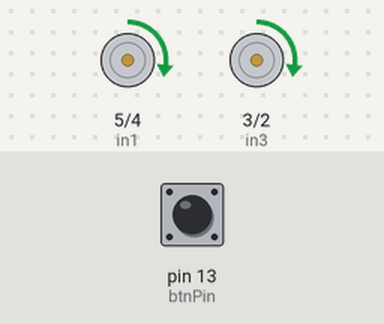
Bench run of a sketch on a simulated Arduino Uno, built with avr-gcc and run on an emulated ATmega328P. On the bench: motor-driver pin pairs drawn as motors (green arrow = first pin HIGH = forward, orange = second pin HIGH = backward, longer = more drive, scaled by the enable pin). The test bench sets the inputs (shaded band); at power-on: pin 13 (btnPin) HIGH.

Above: at 1.2 s.
1.3 s: pin 13 (btnPin) pulled LOW for 0.15 s
At 1.37 s:
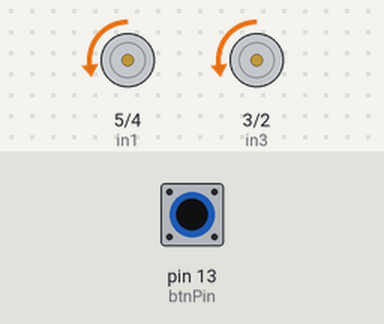
2.9 s: pin 13 (btnPin) pulled LOW for 3.2 s
At 7.0 s:
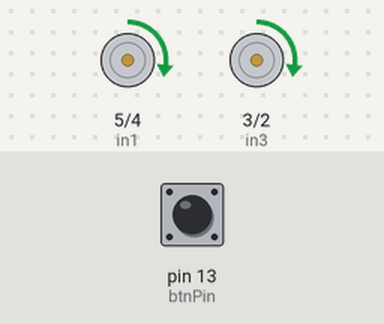
Timing chart, 0 to 8.5 s (numbered marks = the images above; inputs shaded):
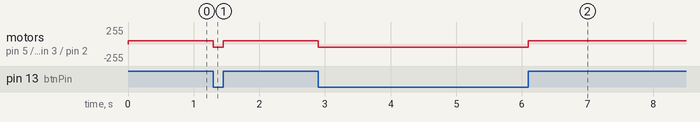

The sketch:

Button_Game.ino
```cpp
const int in1 = 5;  //Richtungs Pins
const int in2 = 4;
const int in3 = 3;
const int in4 = 2;

const int ena = 9;  //Geschwindigkeits Pins
const int enb = 10;

const int btnPin = 13;

const int motorSpd = 50;

int incomingByte = 0;

void setup() {
  pinMode(in1, OUTPUT);
  pinMode(in2, OUTPUT);
  pinMode(in3, OUTPUT);
  pinMode(in4, OUTPUT);

  pinMode(btnPin, INPUT_PULLUP);  //Mit INPUT_PULLUP brauchen wir keine pull-up Widerstand

  Serial.begin(9600);
}

void loop() {

  //Geschwindigkeit bestimmen
  analogWrite(ena, 50);
  analogWrite(enb, 50);

  if(digitalRead(btnPin) == HIGH) //Button nicht gedrückt = Vorwärts
  {
    digitalWrite(in1, HIGH);
    digitalWrite(in2, LOW);
    digitalWrite(in3, HIGH);
    digitalWrite(in4, LOW);
  }
  else  //Button gedrückt = Rückwärts
  {
    digitalWrite(in1, LOW);
    digitalWrite(in2, HIGH);
    digitalWrite(in3, LOW);
    digitalWrite(in4, HIGH);
  }
}
```

Measured:
- after the input at 1.3 s, motor on pin 5 (in1) / pin 4 (in2), motor on pin 3 (in3) / pin 2 (in4): forward 50/255 → backward 50/255 at once, → forward 50/255 0.15 s later
- after the input at 2.9 s, motor on pin 5 (in1) / pin 4 (in2), motor on pin 3 (in3) / pin 2 (in4): forward 50/255 → backward 50/255 at once, → forward 50/255 3.2 s later
